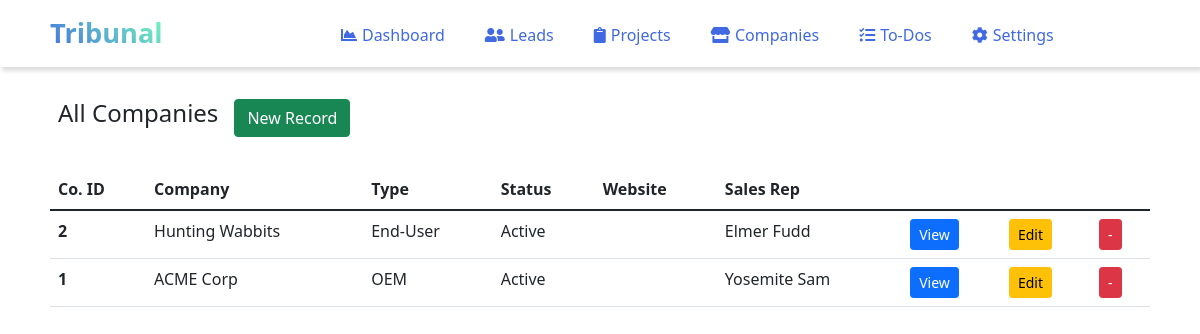
The page /companies.php on the database its author committed.
### tables this page shows
CREATE TABLE `companies` (
  `companyID` int(11) NOT NULL AUTO_INCREMENT,
  `co_name` varchar(255) NOT NULL,
  `co_type` varchar(20),
  `co_status` varchar(15),
  `linkedleads` int(11),
  `rep1` varchar(30),
  `rep2` varchar(30),
  `address_st` varchar(100),
  `address_city` varchar(25),
  `address_state` varchar(25),
  `address_country` varchar(25),
  `address_zip` varchar(15),
  `website1` varchar(50),
  `website2` varchar(50),
  `notes` text,
  `lastcontact_date` date,
  `lastcontact_type` varchar(20),
  `created_at` datetime DEFAULT current_timestamp(),
  `created_by` varchar(50),
  `modified_at` datetime on update current_timestamp() NOT NULL DEFAULT current_timestamp(),
  `modified_by` varchar(50),
  PRIMARY KEY (`companyID`)
);

### inc/autoloader.inc.php (called while the page is built, shortened)
<?php
function myAutoLoader($className){
    $url = $_SERVER['HTTP_HOST'].$_SERVER['REQUEST_URI'];
	if(strpos($url, 'inc') !== false){
		$path = '../classes/';
	} else {
		$path = 'classes/';
	}
	$extension = '.class.php';
}
?>

### classes/Dbh.class.php (called while the page is built, shortened)
<?php
class Dbh {
  private $host = "localhost";
  private $user = "root";
  private $pwd = "123!@#";
  private $dbName = "tribunal";
  public function connect(){
    try {
      $dsn = 'mysql:host=' . $this->host . ';dbname='. $this->dbName;
      $this->conn = new PDO($dsn, $this->user, $this->pwd);
      $this->conn->setAttribute(PDO::ATTR_DEFAULT_FETCH_MODE, PDO::FETCH_ASSOC);
      $this->conn->setAttribute(PDO::ATTR_ERRMODE, PDO::ERRMODE_EXCEPTION);
      return $this->conn;
    }
    catch(PDOException $e) {
      echo "Connection Error: " . $e->getMessage();
    }
  }
}
?>

### classes/Companies.class.php (called while the page is built, shortened)
<?php
class Companies extends Dbh {
    protected function getCompanies(){
        $sql = "SELECT * FROM companies ORDER BY companyID DESC";
        $stmt = $this->connect()->query($sql);
        $companies = $stmt->fetchAll();
        return $companies;
    }
}
?>

### classes/ViewCompanies.class.php (called while the page is built, shortened)
<?php
class ViewCompanies extends Companies {
    public function showCompanies(){
        $companies = $this->getCompanies();
        return $companies;
    }
}
?>

### companies.php (the view, shortened to what this page needs)
<?php
include 'inc/autoloader.inc.php';
include 'inc/header.inc.php';
include 'inc/nav.inc.php';
$object = new ViewCompanies();
$companies = $object->showCompanies();
?>
<div class="col-11 mx-auto">
    <br>
    <div class="d-flex flex-row mb-4">
        <div class="p-2">
            <h4>All Companies</h4>
        </div>
        <div class="p-2">
            <a href="<?php echo ROOT_URL; ?>companies.new.php" class="btn btn-success">New Record</a>
        </div>
    </div>
    <table class="table table-hover">
    <thead>
        <tr>
        <th scope="col">Co. ID</th>
        <th scope="col">Company</th>
        <th scope="col">Type</th>
        <th scope="col">Status</th>
        <th scope="col">Website</th>
        <th scope="col">Sales Rep</th>
        <th scope="col"></th>
        <th scope="col"></th>
        <th scope="col"></th>
        </tr>
    </thead>
    <tbody>
        <?php foreach ($companies as $company) : ?>
            <tr>
                <th scope="row"><?php echo $company['companyID']; ?></th>
                <td><?php echo $company['co_name']; ?></td>
                <td><?php echo $company['co_type']; ?></td>
                <td><?php echo $company['co_status']; ?></td>
                <td><?php echo $company['website1']; ?></td>
                <td><?php echo $company['rep1']; ?></td>
                <td><a href="<?php echo ROOT_URL; ?>companies.single.php?companyID=<?php echo $company['companyID']; ?>" class="btn btn-sm btn-primary">View</a></td>
                <td><a href="<?php echo ROOT_URL; ?>companies.edit.php?companyID=<?php echo $company['companyID']; ?>" class="btn btn-sm btn-warning">Edit</a></td>
                <td>
                    <form method="POST">
                        <div class="">
                            <button type="button" class="btn btn-sm btn-danger" data-bs-toggle="modal" data-bs-target="#deleteModal<?php echo 'c'.$company['companyID']; ?>">-</button>
                        </div>
                    </form>
                </td>
            </tr>
        <?php endforeach; ?>
    </tbody>
    </table>
</div>
<?php include 'inc/footer.inc.php'; ?>

### rows shown on the page
companies: companyID "2", co_name "Hunting Wabbits", co_type "End-User", co_status "Active", rep1 "Elmer Fudd"
companies: companyID "1", co_name "ACME Corp", co_type "OEM", co_status "Active", rep1 "Yosemite Sam"
